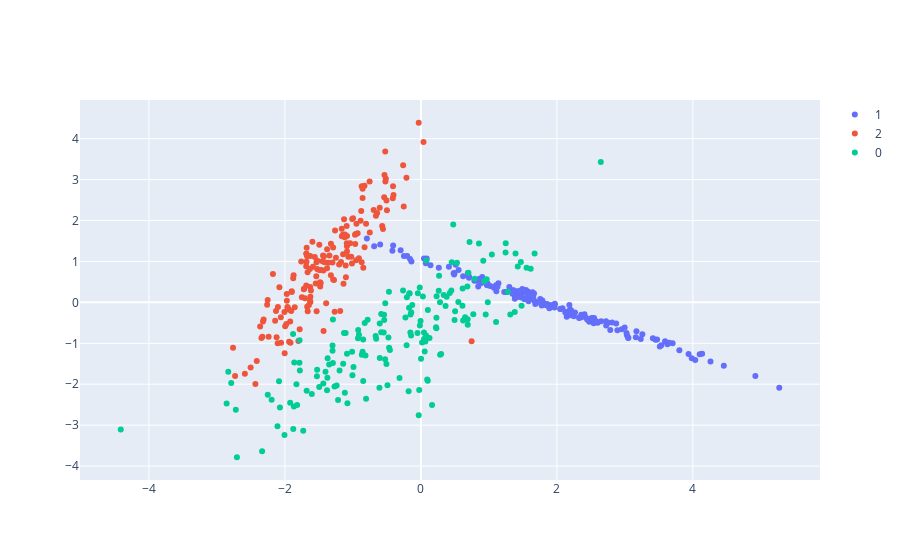

Notebook code for this chart:
### Code cell
import plotly.graph_objs as go

chart_data = pd.DataFrame(pca.transform(stimuli['x']), columns=['1', '2'])
chart_data['y'] = stimuli['y']
trace = []
for y in chart_data['y'].unique():
    dfi = chart_data[chart_data['y'] == y]
    trace.append(go.Scatter(x=dfi['1'], y=dfi['2'], mode='markers', name=str(y)))
fig = go.Figure(data=trace)
fig.show()

### Figure 1 — Plotly figure (JSON) as saved in the notebook; plotly's stock layout.template omitted (floating-point values rounded to 4 significant figures; data arrays with more than 128 entries replaced by an {"elided": "..."} marker saying what was removed)
{"data": [{"mode": "markers", "name": "1", "x": {"elided": "165 float values"}, "y": {"elided": "165 float values"}, "type": "scatter"}, {"mode": "markers", "name": "2", "x": {"elided": "167 float values"}, "y": {"elided": "167 float values"}, "type": "scatter"}, {"mode": "markers", "name": "0", "x": {"elided": "168 float values"}, "y": {"elided": "168 float values"}, "type": "scatter"}], "layout": {}}
